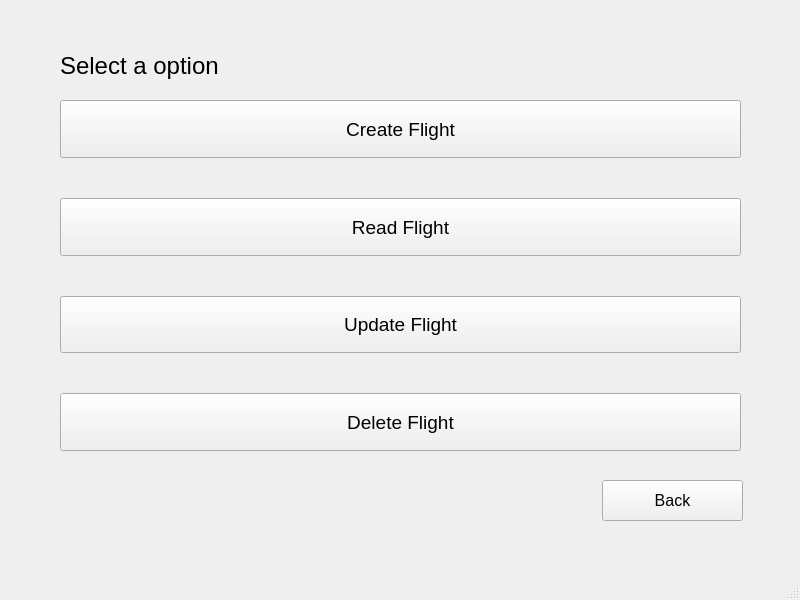
<?xml version="1.0" encoding="UTF-8"?>
<ui version="4.0">
 <class>ManageFlight</class>
 <widget class="QMainWindow" name="ManageFlight">
  <property name="geometry">
   <rect>
    <x>0</x>
    <y>0</y>
    <width>800</width>
    <height>600</height>
   </rect>
  </property>
  <property name="windowTitle">
   <string>MainWindow</string>
  </property>
  <widget class="QWidget" name="centralwidget">
   <widget class="QLabel" name="label_title">
    <property name="geometry">
     <rect>
      <x>60</x>
      <y>40</y>
      <width>231</width>
      <height>51</height>
     </rect>
    </property>
    <property name="font">
     <font>
      <pointsize>18</pointsize>
     </font>
    </property>
    <property name="text">
     <string>Select a option</string>
    </property>
   </widget>
   <widget class="QWidget" name="verticalLayoutWidget">
    <property name="geometry">
     <rect>
      <x>60</x>
      <y>100</y>
      <width>681</width>
      <height>351</height>
     </rect>
    </property>
    <layout class="QVBoxLayout" name="verticalLayout" stretch="0,0,0,0">
     <property name="spacing">
      <number>40</number>
     </property>
     <property name="sizeConstraint">
      <enum>QLayout::SetDefaultConstraint</enum>
     </property>
     <property name="bottomMargin">
      <number>0</number>
     </property>
     <item>
      <widget class="QPushButton" name="button_create_flight">
       <property name="sizePolicy">
        <sizepolicy hsizetype="Minimum" vsizetype="Minimum">
         <horstretch>0</horstretch>
         <verstretch>0</verstretch>
        </sizepolicy>
       </property>
       <property name="font">
        <font>
         <pointsize>14</pointsize>
        </font>
       </property>
       <property name="text">
        <string>Create Flight</string>
       </property>
      </widget>
     </item>
     <item>
      <widget class="QPushButton" name="button_read_flight">
       <property name="sizePolicy">
        <sizepolicy hsizetype="Minimum" vsizetype="Minimum">
         <horstretch>0</horstretch>
         <verstretch>0</verstretch>
        </sizepolicy>
       </property>
       <property name="font">
        <font>
         <pointsize>14</pointsize>
        </font>
       </property>
       <property name="text">
        <string>Read Flight</string>
       </property>
      </widget>
     </item>
     <item>
      <widget class="QPushButton" name="button_update_flight">
       <property name="sizePolicy">
        <sizepolicy hsizetype="Minimum" vsizetype="Minimum">
         <horstretch>0</horstretch>
         <verstretch>0</verstretch>
        </sizepolicy>
       </property>
       <property name="font">
        <font>
         <pointsize>14</pointsize>
        </font>
       </property>
       <property name="text">
        <string>Update Flight</string>
       </property>
      </widget>
     </item>
     <item>
      <widget class="QPushButton" name="button_delete_flight">
       <property name="sizePolicy">
        <sizepolicy hsizetype="Minimum" vsizetype="Minimum">
         <horstretch>0</horstretch>
         <verstretch>0</verstretch>
        </sizepolicy>
       </property>
       <property name="font">
        <font>
         <pointsize>14</pointsize>
        </font>
       </property>
       <property name="text">
        <string>Delete Flight</string>
       </property>
      </widget>
     </item>
    </layout>
   </widget>
   <widget class="QPushButton" name="button_back">
    <property name="geometry">
     <rect>
      <x>602</x>
      <y>480</y>
      <width>141</width>
      <height>41</height>
     </rect>
    </property>
    <property name="font">
     <font>
      <pointsize>12</pointsize>
     </font>
    </property>
    <property name="text">
     <string>Back</string>
    </property>
   </widget>
  </widget>
  <widget class="QMenuBar" name="menubar">
   <property name="geometry">
    <rect>
     <x>0</x>
     <y>0</y>
     <width>800</width>
     <height>26</height>
    </rect>
   </property>
  </widget>
  <widget class="QStatusBar" name="statusbar"/>
 </widget>
 <resources/>
 <connections/>
</ui>
